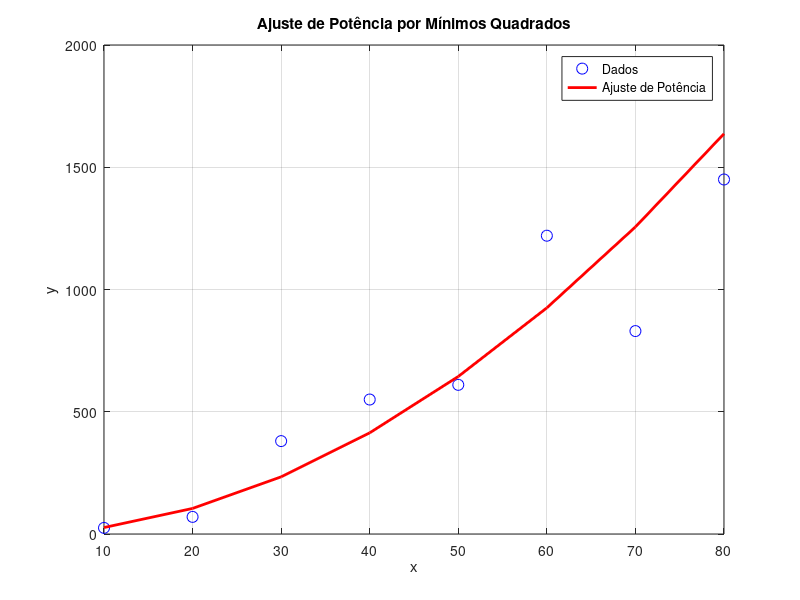

Recreate this plot in MATLAB.
function lista12Questao2AjustePotencia()
    % Definição dos dados
    xi = [10 20 30 40 50 60 70 80]';
    yi = [25 70 380 550 610 1220 830 1450]';

    % Execução do método de ajuste de potência
    [alpha, beta, desvio_padrao_total, erro_padrao_estimativa, r2] = ajuste_potencia(xi, yi);

    disp('Coeficiente de escala (alpha):'), disp(alpha);
    disp('Coeficiente de potência (beta):'), disp(beta);
    disp('Desvio padrão total:'), disp(desvio_padrao_total);
    disp('Erro padrão da estimativa:'), disp(erro_padrao_estimativa);
    disp('Coeficiente de determinação (r^2):'), disp(r2);

    % Plotar o ajuste
    plot_ajuste_potencia(xi, yi, alpha, beta);
endfunction

function [alpha, beta, desvio_padrao_total, erro_padrao_estimativa, r2] = ajuste_potencia(x, y)
    % Transformação logarítmica
    log_x = log(x);
    log_y = log(y);

    % Número de pontos
    n = length(log_x);

    % Somatórios para os logs
    Sx_log = sum(log_x);
    Sy_log = sum(log_y);
    Sx2_log = sum(log_x .^ 2);
    Sxy_log = sum(log_x .* log_y);

    % Coeficientes para a linha ajustada nos logs
    beta = (n * Sxy_log - Sx_log * Sy_log) / (n * Sx2_log - Sx_log^2);
    log_alpha = mean(log_y) - beta * mean(log_x);
    alpha = exp(log_alpha);

    % Estatísticas
    Sy2_log = sum((log_y - mean(log_y)).^2); % Resíduo em relação à média
    y_adjusted_log = beta * log_x + log_alpha;
    Se2_log = sum((log_y - y_adjusted_log).^2); % Resíduo em relação ao ajuste

    desvio_padrao_total = sqrt(Sy2_log / (n - 1));
    erro_padrao_estimativa = sqrt(Se2_log / (n - 2));
    r2 = (Sy2_log - Se2_log) / Sy2_log;
endfunction

function plot_ajuste_potencia(x, y, alpha, beta)
    % Plotar os pontos e a curva de ajuste
    y_adjusted = alpha * x .^ beta;
    figure;
    plot(x, y, 'bo', 'MarkerSize', 8); % Pontos reais
    hold on;
    plot(x, y_adjusted, 'r-', 'LineWidth', 2); % Curva de ajuste
    xlabel('x');
    ylabel('y');
    title('Ajuste de Potência por Mínimos Quadrados');
    legend('Dados', 'Ajuste de Potência');
    grid on;
endfunction

lista9Questao2AjustePotencia();
